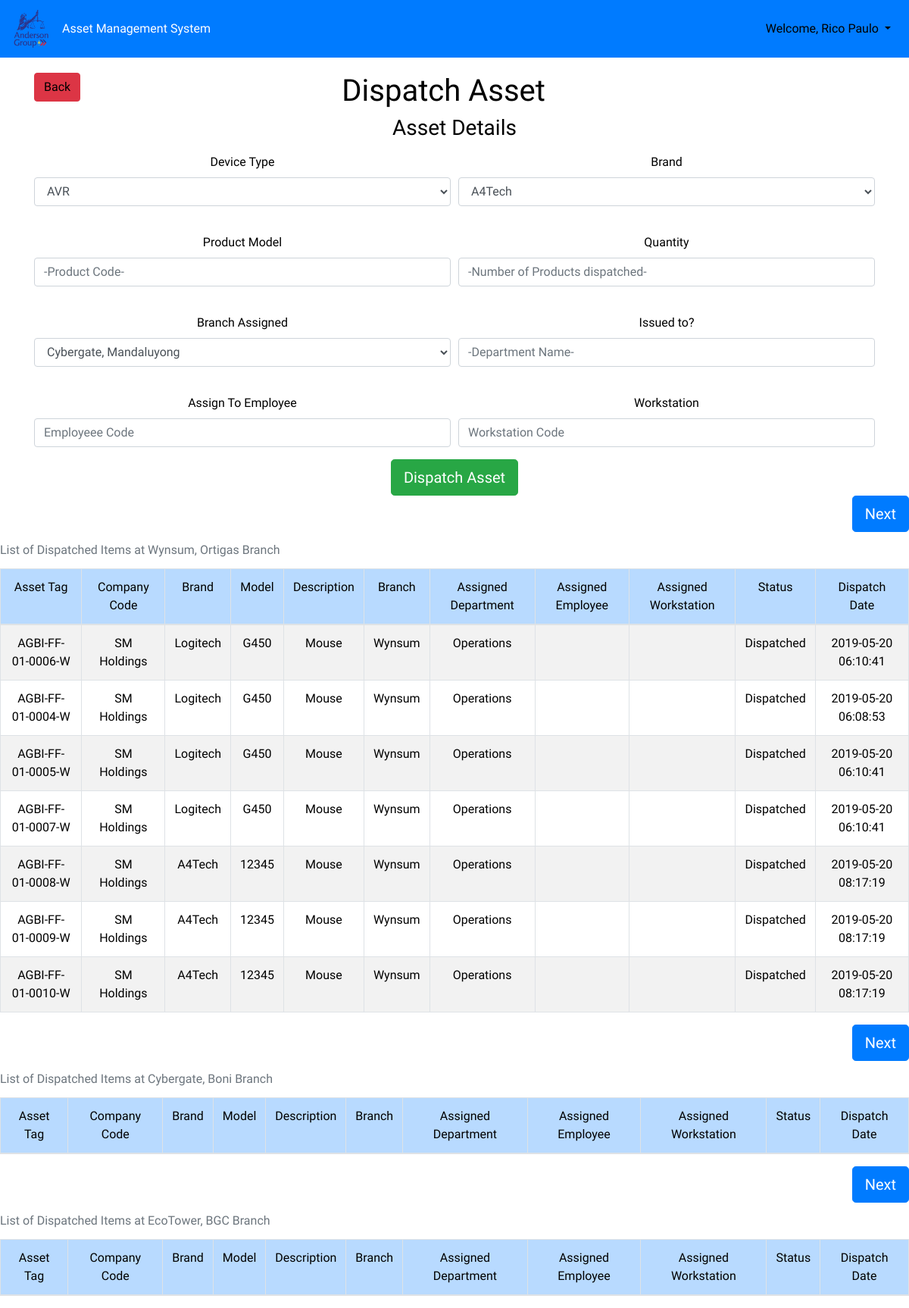
The app's page /dispatch.php (signed in) with its own data.
### tables this page shows
CREATE TABLE `tbldispatch` (
  `transactionNumber` int(11) NOT NULL,
  `dispatchID` int(11) NOT NULL,
  `userID` int(11) NOT NULL,
  `productID` int(11) NOT NULL,
  `dispatchToDepartment` varchar(800) NOT NULL,
  `dispatchDate` timestamp NOT NULL DEFAULT CURRENT_TIMESTAMP
);

CREATE TABLE `tblproducts` (
  `productID` int(11) NOT NULL,
  `productCompanyCode` varchar(800) NOT NULL,
  `productBrand` varchar(800) NOT NULL,
  `productModel` varchar(800) NOT NULL,
  `productDesc` varchar(800) NOT NULL,
  `dateAccepted` timestamp NOT NULL DEFAULT CURRENT_TIMESTAMP,
  `productBranch` longtext,
  `productTag` varchar(800) NOT NULL,
  `productStatus` varchar(800) NOT NULL,
  `employeeAssigned` varchar(800) DEFAULT NULL,
  `workstationAssigned` varchar(800) DEFAULT NULL,
  `datePurchased` date NOT NULL
);

### dispatch.php (the view, shortened to what this page needs)
  <?php
	require 'includes/navbar.inc.php';
	require 'includes/assetcounter.inc.php';
?>
<head>
  <link rel="stylesheet" type="text/css" href="design/additemdesign.css">
</head>
<body>
<div class="container">
			<div class="text-center">
				<a href="homepage.php" class="btn btn-danger float-left">Back</a><h1 style="color: black; margin-right: 90px;">Dispatch Asset</h1>
						<form action="includes/dispatch.inc.php" method="POST">
							<label for="row1"><h3> Asset Details </h3></label>
  							<div class="form-row" id="row1" style="margin-top: 0px!important;">
    							<div class="form-group col-md-6">
      								<label for="inputfirstname">Device Type</label>
      								<select  class="form-control" placeholder="Device Type" name="productdesc">
      									<?php
      									$sql = "SELECT DISTINCT productDesc FROM tblproducts ORDER BY productDesc ASC;";
      									$result = mysqli_query($conn, $sql);
      									while ($row = mysqli_fetch_assoc($result)){
      									echo '<option value='.$row['productDesc'].'>'.$row['productDesc'].'</option>';
      								}
      									?>
      								</select>
    							</div>
    							<div class="form-group col-md-6">
     								 <label for="inputlastname">Brand</label>
     								 <select class="form-control" placeholder="-Brand Name-" name="productbrand">
     								 	<?php
     								 	$sql = "SELECT DISTINCT productBrand FROM tblproducts ORDER BY productBrand ASC;";
     								 	$result = mysqli_query($conn, $sql);
     								 	while($row = mysqli_fetch_assoc($result)){
     								 		echo '<option value='.$row['productBrand'].'>'.$row['productBrand'].'</option>';
     								 	}
     								 	?>
                    </select>
    							</div>
  							</div>
                <div class="form-row" id="row2">
  								<div class="form-group col-md-6 mx-auto d-block">
  									<label for="inputemail">Product Model</label>
  									<input type="text" name="code" class="form-control" placeholder="-Product Code-">
  							  </div>
    							<div class="form-group col-md-6">
      								<label for="inputmlname">Quantity</label>
      								<input type="text" class="form-control"  placeholder="-Number of Products dispatched-" name="quantity">
    							</div>
                </div>
								<div class="form-row" id="row3">
									<div class="form-group col-md-6">
											<label> Branch Assigned </label>
											<select class="form-control" name="branch">
													<option value="Cybergate">Cybergate, Mandaluyong</option>
											</select>
									</div>
									<div class="form-group col-md-6 mx-auto d-block">
										<label>Issued to?</label>
												<input type="text" class="form-control" name="department" placeholder="-Department Name-">
                	</div>
                </div>
								<div class="form-row" id="row4">
  								<div class="form-group col-md-6 mx-auto d-block">
  									<label for="dispatchToEmployee">Assign To Employee</label>
  									<input type="text" name="employeecode" class="form-control" placeholder="Employeee Code" name="employeedDispatch">
  							  </div>
    							<div class="form-group col-md-6">
      								<label for="Workstation">Workstation</label>
      								<input type="text" class="form-control"  placeholder="Workstation Code" name="dispatchToWorkstation">
    							</div>
                </div>
 								<button type="submit" class="btn btn-lg btn-success" name="dispatchbtn">Dispatch Asset</button>
						</form>
			</div>
		</div>
    <div class="table-responsive" style="color:black;">
            <table id="employee_data_wynsum" class="table table-bordered text-center table-striped table-earning" href="#wynsumtable">
            <caption style="caption-side:top;" id="wynsumtable">List of Dispatched Items at Wynsum, Ortigas Branch</caption>
                <thead class="table-primary">
                    <tr>
                        <td>Asset Tag</td>
                        <td>Company Code</td>
                        <td>Brand</td>
                        <td>Model</td>
                        <td>Description</td>
                        <td>Branch</td>
                        <td>Assigned Department</td>
												<td>Assigned Employee</td>
												<td>Assigned Workstation</td>
												<td>Status</td>
                        <td>Dispatch Date</td>
                    </tr>
                </thead>
          <?php
      if (!isset($_GET['startrow']) or !is_numeric($_GET['startrow'])) {
        $startrow = 0;
      } else {
          $startrow = (int)$_GET['startrow'];
          }
                $sql = "SELECT tblproducts.productTag, tblproducts.productCompanyCode, tblproducts.productBrand, tblproducts.productModel, tblproducts.productDesc, tblproducts.productBranch, tbldispatch.dispatchToDepartment, tblproducts.employeeAssigned, tblproducts.workstationAssigned, tblproducts.productStatus, tbldispatch.dispatchDate
                FROM tblproducts
                INNER JOIN tbldispatch
                   ON tblproducts.productID = tbldispatch.productID
                WHERE productBranch='Wynsum' AND productStatus = 'Dispatched'
                ORDER BY tbldispatch.dispatchID
                LIMIT $startrow,10";
                $result = mysqli_query($conn, $sql);
                while ($row = mysqli_fetch_assoc($result)){
                    echo '<tr>
                        <td>'.$row["productTag"].'</td>
                        <td>'.$row["productCompanyCode"].'</td>
                        <td>'.$row["productBrand"].'</td>
                        <td>'.$row["productModel"].'</td>
                        <td>'.$row["productDesc"].'</td>
                        <td>'.$row["productBranch"].'</td>
                        <td>'.$row["dispatchToDepartment"].'</td>
												<td>'.$row["employeeAssigned"].'</td>
												<td>'.$row["workstationAssigned"].'</td>
												<td>'.$row["productStatus"].'</td>
                        <td>'.$row["dispatchDate"].'</td>
                    </tr>
                    ';
                }
              echo '<a href="'.$_SERVER['PHP_SELF'].'?startrow='.($startrow+10).'#wynsumtable">
            <button class="btn btn-lg btn-primary pull-right">Next</button></a>';
              ?>
    </table>
		<table id="employee_data" class="table table-bordered text-center table-striped table-earning">
            <caption style="caption-side:top;" id="cybergatetable">List of Dispatched Items at Cybergate, Boni Branch</caption>
                <thead class="table-primary">
                    <tr>
                        <td>Asset Tag</td>
                        <td>Company Code</td>
                        <td>Brand</td>
                        <td>Model</td>
                        <td>Description</td>
                        <td>Branch</td>
                        <td>Assigned Department</td>
												<td>Assigned Employee</td>
												<td>Assigned Workstation</td>
												<td>Status</td>
                        <td>Dispatch Date</td>
                    </tr>
                </thead>
          <?php
        if (!isset($_GET['startrow2']) or !is_numeric($_GET['startrow2'])) {
        $startrow2 = 0;
        } else {
        $startrow2 = (int)$_GET['startrow2'];
        }
                echo '<a href="'.$_SERVER['PHP_SELF'].'?startrow2='.($startrow2+10).'#cybergatetable">
                <button class="btn btn-lg btn-primary pull-right">Next</button></a>';
                ?>
    </table>
		<table id="employee_data" class="table table-bordered text-center table-striped table-earning">
            <caption style="caption-side:top;">List of Dispatched Items at EcoTower, BGC Branch</caption>
                <thead class="table-primary">
                    <tr>
                        <td>Asset Tag</td>
                        <td>Company Code</td>
                        <td>Brand</td>
                        <td>Model</td>
                        <td>Description</td>
                        <td>Branch</td>
                        <td>Assigned Department</td>
												<td>Assigned Employee</td>
												<td>Assigned Workstation</td>
												<td>Status</td>
                        <td>Dispatch Date</td>
                    </tr>
                </thead>
          <?php
      if (!isset($_GET['startrow3']) or !is_numeric($_GET['startrow3'])) {
      $startrow3 = 0;
        } else {
            $startrow3 = (int)$_GET['startrow3'];
          }
               echo '<a href="'.$_SERVER['PHP_SELF'].'?startrow3='.($startrow3+10).'#cybergatetable">
               <button class="btn btn-lg btn-primary pull-right">Next</button></a>';
                ?>
    </table>
		</div>
</body>
</html>

### design/navbardesign.css (style rules this page uses)
a { color: white!important; }

### design/additemdesign.css (style rules this page uses)
html,body, a { height: 100%; font-family: 'Numans', sans-serif; color: black!important; }
label { color: black; }
.form-row { margin-top: 20px; }
.container { margin-top: 20px; }

### records on screen
tbldispatch: productID.productTag "AGBI-FF-01-0006-W", productID.productCompanyCode "SM Holdings", productID.productBrand "Logitech", productID.productModel "G450", productID.productDesc "Mouse", productID.productBranch "Wynsum", dispatchToDepartment "Operations", productID.productStatus "Dispatched", dispatchDate "2019-05-20 06:10:41"
tbldispatch: productID.productTag "AGBI-FF-01-0004-W", productID.productCompanyCode "SM Holdings", productID.productBrand "Logitech", productID.productModel "G450", productID.productDesc "Mouse", productID.productBranch "Wynsum", dispatchToDepartment "Operations", productID.productStatus "Dispatched", dispatchDate "2019-05-20 06:08:53"
tbldispatch: productID.productTag "AGBI-FF-01-0005-W", productID.productCompanyCode "SM Holdings", productID.productBrand "Logitech", productID.productModel "G450", productID.productDesc "Mouse", productID.productBranch "Wynsum", dispatchToDepartment "Operations", productID.productStatus "Dispatched", dispatchDate "2019-05-20 06:10:41"
tbldispatch: productID.productTag "AGBI-FF-01-0007-W", productID.productCompanyCode "SM Holdings", productID.productBrand "Logitech", productID.productModel "G450", productID.productDesc "Mouse", productID.productBranch "Wynsum", dispatchToDepartment "Operations", productID.productStatus "Dispatched", dispatchDate "2019-05-20 06:10:41"
tbldispatch: productID.productTag "AGBI-FF-01-0008-W", productID.productCompanyCode "SM Holdings", productID.productBrand "A4Tech", productID.productModel "12345", productID.productDesc "Mouse", productID.productBranch "Wynsum", dispatchToDepartment "Operations", productID.productStatus "Dispatched", dispatchDate "2019-05-20 08:17:19"
tbldispatch: productID.productTag "AGBI-FF-01-0009-W", productID.productCompanyCode "SM Holdings", productID.productBrand "A4Tech", productID.productModel "12345", productID.productDesc "Mouse", productID.productBranch "Wynsum", dispatchToDepartment "Operations", productID.productStatus "Dispatched", dispatchDate "2019-05-20 08:17:19"
tbldispatch: productID.productTag "AGBI-FF-01-0010-W", productID.productCompanyCode "SM Holdings", productID.productBrand "A4Tech", productID.productModel "12345", productID.productDesc "Mouse", productID.productBranch "Wynsum", dispatchToDepartment "Operations", productID.productStatus "Dispatched", dispatchDate "2019-05-20 08:17:19"

### other values on screen
$_SESSION['fname'] "Rico Paulo"
form field productdesc "AVR"
form field productbrand "A4Tech"
